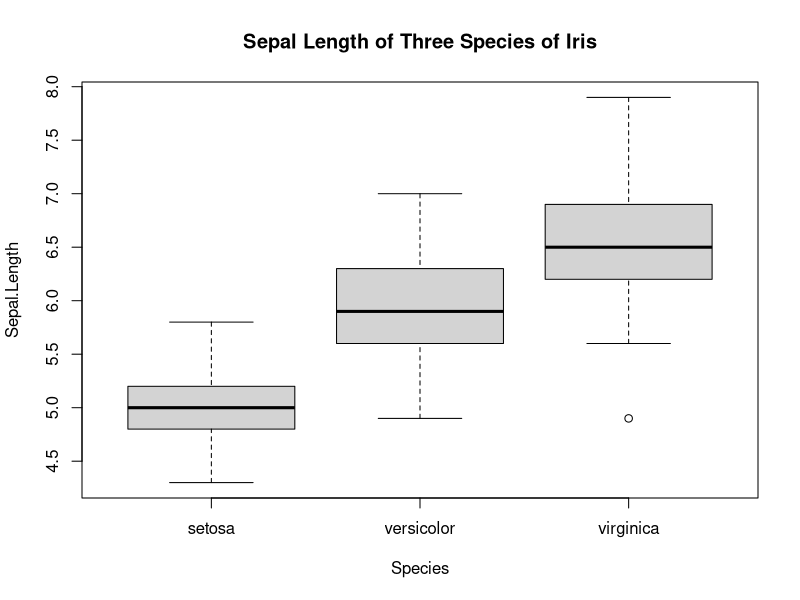
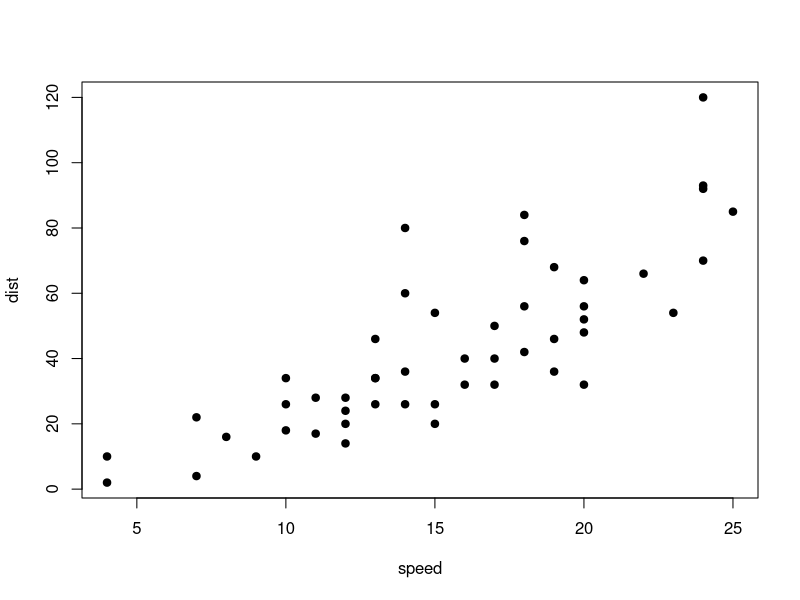

These figures' R source, in order:
## ---- chunk 1
knitr::opts_chunk$set(echo = TRUE)
## ---- chunk 2
#library(ggplot2)
boxplot(Sepal.Length~Species, data=iris, main="Sepal Length of Three Species of Iris")
## ---- chunk 3
head(cars)
## ---- chunk 4
plot(dist~speed, data=cars, pch=19)
## ---- chunk 5
fit.cars=lm(dist~speed, data=cars)
summary(fit.cars)
